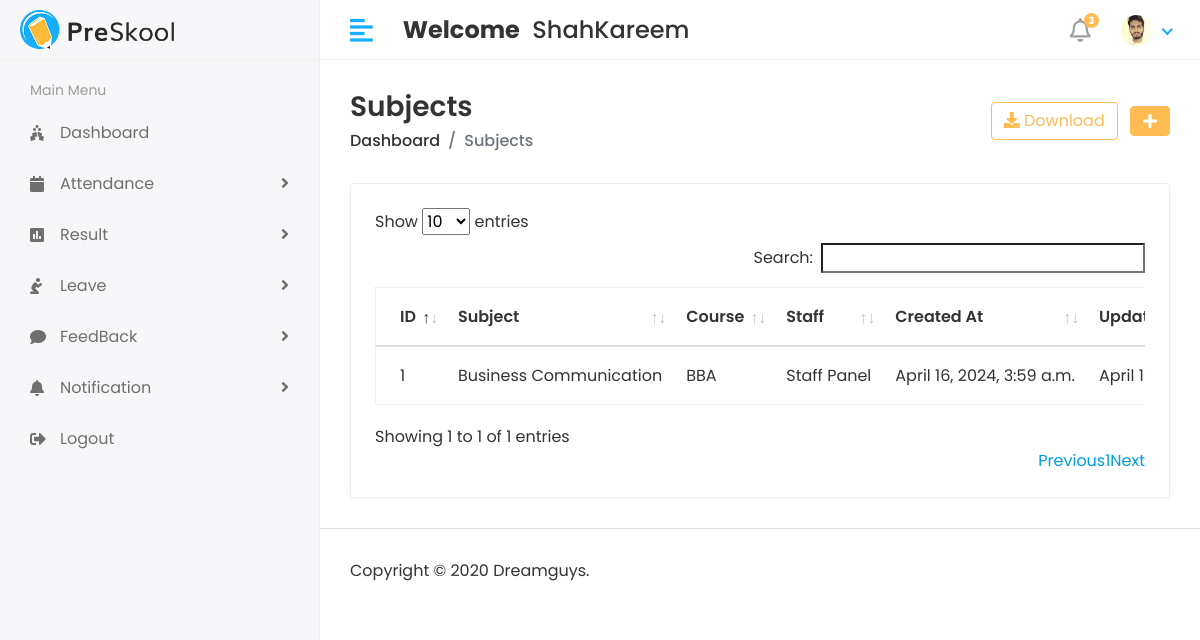
Page /hod/subject/view (signed in) on the committed database.
### SchoolApp/models.py (models this page shows, shortened)
class CustomUser(AbstractUser):
    USER = (
        (1,'HOD'),
        (2, 'STAFF'),
        (3, 'STUDENT')
    )
    user_type = models.CharField(choices=USER, max_length=50, default=1)
    profile_pic = models.ImageField(upload_to='media/profile_pic')

class Subject(models.Model):
    name = models.CharField(max_length=125, verbose_name="Subject Name")
    course = models.ForeignKey(Course, verbose_name='Course Name', on_delete=models.CASCADE)
    staff = models.ForeignKey(Staff, verbose_name='Staff Name', on_delete=models.CASCADE)
    created_at = models.DateTimeField(auto_now_add=True, null=True)
    updated_at = models.DateTimeField(auto_now_add=True, null=True)

class Course(models.Model):
    name = models.CharField(max_length=100, verbose_name="Course Name")
    created_at = models.DateTimeField(auto_now_add=True, verbose_name="Created At")
    updated_at = models.DateTimeField(auto_now_add=True, verbose_name="Updated At")
    def __str__(self):
        return self.name

class Staff(models.Model):
    admin = models.OneToOneField(CustomUser, on_delete=models.CASCADE)
    address = models.TextField(verbose_name="Address")
    gender = models.CharField(max_length=100, verbose_name="Gender")
    created_at = models.DateTimeField(auto_now_add=True)
    updated_at = models.DateTimeField(auto_now_add=True)

### SchoolProject/Hod_views.py (the view)
# urls.py: path('hod/subject/view', Hod_views.View_Subject, name='view_subject'),
@login_required(login_url='/')
def View_Subject(request):
    subject = Subject.objects.all()
    context = {
        'subject':subject
    }
    return render(request, 'Hod/view_subject.html', context)

### templates/Hod/view_subject.html (shortened to what this page needs)
{% extends 'base.html' %} {% block content %}
<div class="content container-fluid">
  <div class="page-header">
    <div class="row align-items-center">
      <div class="col">
        <h3 class="page-title">Subjects</h3>
        <ul class="breadcrumb">
          <li class="breadcrumb-item"><a href="index.html">Dashboard</a></li>
          <li class="breadcrumb-item active">Subjects</li>
        </ul>
      </div>
      <div class="col-auto text-right float-right ml-auto">
        <a href="#" class="btn btn-outline-primary mr-2">
            <i class="fas fa-download"></i> Download</a>
        <a href="add-student.html" class="btn btn-primary"
          ><i class="fas fa-plus"></i
        ></a>
      </div>
    </div>
  </div>
  <div class="row">
    <div class="col-sm-12">
      <div class="card card-table">
        <div class="card-body">
          <div class="table-responsive">
            <table id="table_id" class="table table-hover table-center mb-0">
              <thead>
                <tr>
                  <th>ID</th>
                  <th>Subject</th>
                  <th>Course</th>
                  <th>Staff</th>
                  <th>Created At</th>
                  <th>Updated At</th>
                </tr>
              </thead>
              <tbody>
                {% for sub in subject %}
                <tr>
                  <td>{{sub.id}}</td>
                  <td>{{sub.name}}</td>
                  <td>{{sub.course}}</td>
                  <td>{{sub.staff.admin.first_name}} {{sub.staff.admin.last_name}}</td>
                  <td>{{sub.created_at}}</td>
                  <td>{{sub.updated_at}}</td>
                </tr>
                {% endfor %}
              </tbody>
            </table>
          </div>
        </div>
      </div>
    </div>
  </div>
</div>
{% endblock %}

### templates/includes/header.html (shortened to what this page needs)
{% load static %}
<div class="header">
    <div class="header-left">
       <a href="{% url 'hod_home' %}" class="logo">
       <img src="{% static 'assets/img/logo.png' %}" alt="Logo">
       </a>
    </div>
    <a href="javascript:void(0);" id="toggle_btn">
    <i class="fas fa-align-left"></i>
    </a>
    <div class="top-nav-search mt-3">
       <h4>
         <strong>Welcome</strong>&nbsp;
         <span>{{user.first_name}}{{user.last_name}}</span>&nbsp;
      </h4>
    </div>
    <ul class="nav user-menu">
       <li class="nav-item dropdown noti-dropdown">
          <a href="#" class="dropdown-toggle nav-link" data-toggle="dropdown">
          <i class="far fa-bell"></i> <span class="badge badge-pill">3</span>
          </a>
       </li>
       <li class="nav-item dropdown has-arrow">
          <a href="#" class="dropdown-toggle nav-link" data-toggle="dropdown">
            {% if user.profile_pic == "" %}
            <span class="user-img"><img class="rounded-circle" src="{% static 'assets/img/daniyal.jpg' %}" width="31" alt="Ryan Taylor"></span>
            {% else %}
            <span class="user-img"><img class="rounded-circle" src="/{{user.profile_pic}}" width="31" alt="Ryan Taylor"></span>
            {% endif %}
         </a>
       </li>
    </ul>
 </div>

### static/assets/css/style.css (style rules this page uses)
html { height: 100%; }
body { background-color: #fff; color: #333; font-family: 'Poppins', sans-serif; font-size: 1rem; height: 100%; line-height: 1.5; overflow-x: hidden; }
h1, h2, h3, h4, h5, h6 { font-family: 'Poppins', sans-serif; margin-top: 0; }
a { color: #009ce7; }
input, button, a { transition: all 0.4s ease; -moz-transition: all 0.4s ease; -o-transition: all 0.4s ease; -ms-transition: all 0.4s ease; -webkit-transition: all 0.4s ease; }
ul, ol { padding: 0px; list-style: none; }
.table { color: #333; max-width: 100%; margin-bottom: 0; width: 100%; }
.table.dataTable { border-collapse: collapse !important; border: 1px solid rgba(0, 0, 0, 0.05); }
.table thead tr th { font-weight: 600; }
.table tbody tr { border-bottom: 1px solid rgba(0, 0, 0, 0.05); }
.table.table-center td, .table.table-center th { vertical-align: middle; }
.card-table .card-body .table > thead > tr > th { border-top: 0; }
.card-table .card-body .table tr td:first-child, .card-table .card-body .table tr th:first-child { padding-left: 1.5rem; }
.card-table .table td, .card-table .table th { border-top: 1px solid #e2e5e8; padding: 1rem 0.75rem; white-space: nowrap; }
.btn-primary { background-color: #FFBC53; border: 1px solid #FFBC53; }
.btn-outline-primary { color: #FFBC53; border-color: #FFBC53; }
.card { border: 1px solid #ececf5; box-shadow: 0 1px 3px 0 rgba(0, 0, 0, 0.03); margin-bottom: 1.875rem; }
.card-body { padding: 1.5rem; }
.header { background-color: #fff; border-bottom: 1px solid #f3f3f4; left: 0; position: fixed; right: 0; top: 0; z-index: 1001; height: 60px; }
.header .header-left { float: left; height: 60px; padding: 0 20px; position: relative; width: 320px; z-index: 1; transition: all 0.2s ease-in-out; background-color: #f7f7fa; border-bottom: 1px solid #efefef; border-right: 1px solid #ececf5; display: flex; align-items: center; }
.header .header-left .logo { display: inline-block; line-height: 60px; }
.header .header-left .logo img { max-height: 40px; width: auto; }
.header .dropdown-toggle:after { display: none; }
.header .has-arrow .dropdown-toggle:after { border-top: 0; border-left: 0; border-bottom: 2px solid #18aefa; border-right: 2px solid #18aefa; content: ''; height: 8px; display: inline-block; pointer-events: none; -webkit-transform-origin: 66% 66%; -ms-transform-origin: 66% 66%; transform-origin: 66% 66%; -webkit-transform: rotate(45deg); -ms-transform: rotate(45deg); transform: rotate(45deg); -webkit-transition: all 0.15s ease-in-out; transition: all 0.15s ease-in-out; width: 8px; vertical-align: 0px; }
.user-menu { float: right; margin: 0; position: relative; z-index: 99; padding-right: 15px; }
.user-menu.nav > li > a { color: #a0a0a0; font-size: 14px; line-height: 58px; padding: 0 15px; height: 60px; }
.user-img { margin-right: 3px; position: relative; }
.top-nav-search { float: left; margin-left: 15px; }
.page-wrapper > .content { padding: 1.875rem 1.875rem 0; }
.page-header { margin-bottom: 1.875rem; }
.page-header .breadcrumb { background-color: transparent; color: #6c757d; font-size: 1rem; font-weight: 500; margin-bottom: 0; padding: 0; }
.page-header .breadcrumb a { color: #333; }
.page-title { font-size: 28px; font-weight: 600; color: #333; margin-bottom: 5px; }
.user-menu.nav > li > a .badge { background-color: #FFBC53; display: block; font-size: 10px; font-weight: bold; height: 15px; width: 15px; position: absolute; right: 7px; top: 13px; color: #fff; padding: 3px; }
.user-menu.nav > li > a > i { font-size: 1.5rem; line-height: 60px; }
@media (min-width: 992px) { #toggle_btn { align-items: center; color: #18aefa; display: inline-flex; float: left; font-size: 26px; height: 60px; justify-content: center; margin-left: 15px; padding: 0 15px; } }

### rows in the picture
CustomUser: first_name "Shah", last_name "Kareem", profile_pic (picture)
Subject: id "1", name "Business Communication", course "BBA", staff.admin.first_name "Staff", staff.admin.last_name "Panel", created_at "April 16, 2024, 3:59 a.m.", updated_at "April…"
